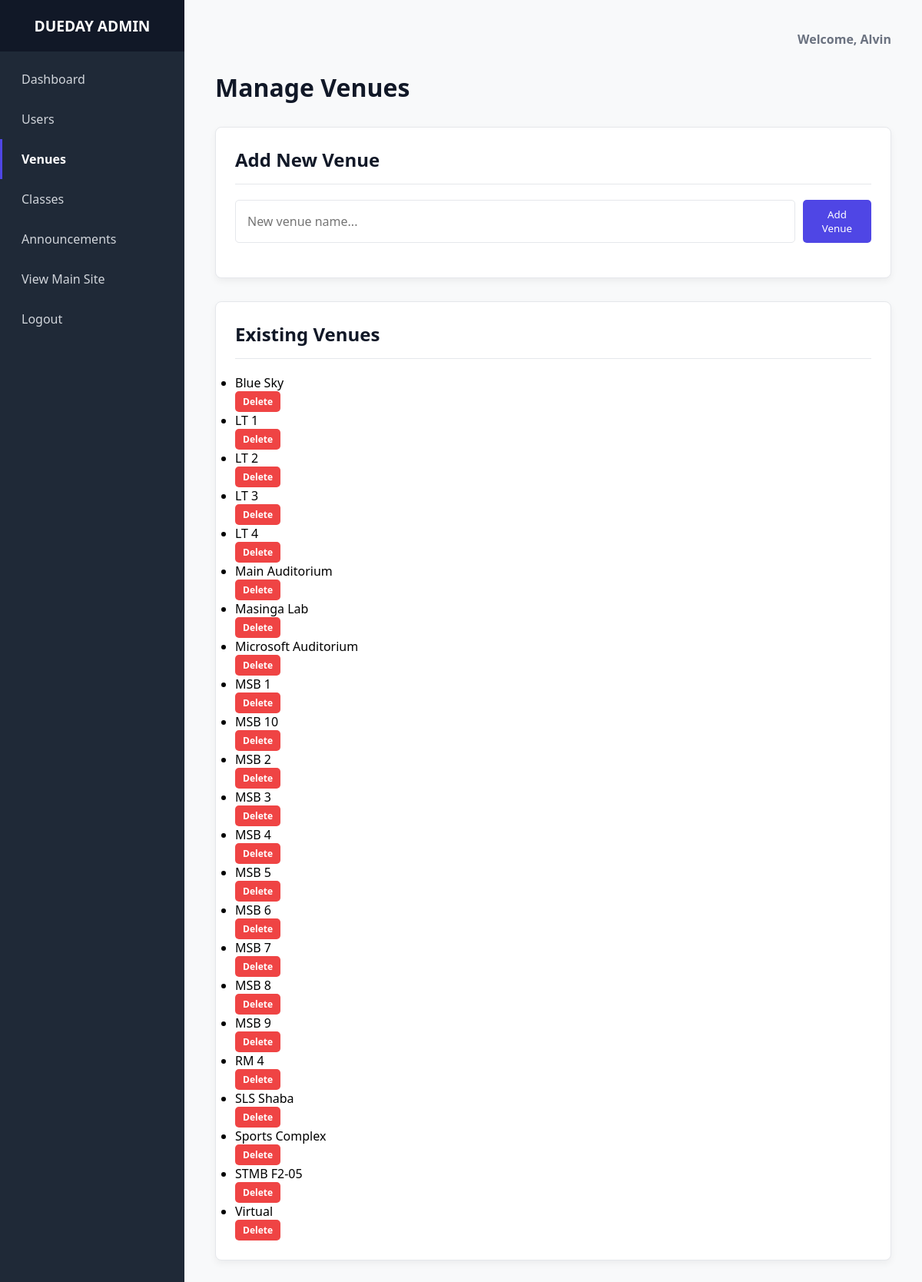
The app's page /admin/admin_venues.php (signed in) with its own data.
### tables this page shows
CREATE TABLE `venues` (
  `Venue_ID` int(11) NOT NULL,
  `Venue_Name` varchar(100) NOT NULL
);

### admin/admin_venues.php (the view, shortened to what this page needs)
<?php
require_once 'templates/header.php';
$venues = $conn->query("SELECT * FROM Venues ORDER BY Venue_Name ASC")->fetch_all(MYSQLI_ASSOC);
?>
<head>
</head>
<h1 class="page-title">Manage Venues</h1>
<div class="widget">
    <h3>Add New Venue</h3>
    <form method="POST" action="admin_venues.php" class="widget-form">
        <input type="text" name="venue_name" class="form-input" placeholder="New venue name..." required>
        <button type="submit" class="action-button">Add Venue</button>
    </form>
</div>
<div class="management-section">
    <h2>Existing Venues</h2>
    <ul class="widget-list">
        <?php foreach ($venues as $venue): ?>
            <li class="widget-list-item">
                <span><?php echo htmlspecialchars($venue['Venue_Name']); ?></span>
                <form method="POST" action="admin_venues.php" data-confirm="Are you sure? Deleting a venue may affect existing events.">
                    <button type="submit" class="table-action-btn delete">Delete</button>
                </form>
            </li>
        <?php endforeach; ?>
    </ul>
</div>
<?php require_once 'templates/footer.php'; ?>

### assets/css/admin.css (style rules this page uses)
:root { --admin-bg: #f8f9fa; --sidebar-bg: #1f2937; --sidebar-text: #d1d5db; --sidebar-hover-bg: #374151; --sidebar-active-bg: #4f46e5; --card-bg: #ffffff; --card-shadow: rgba(0, 0, 0, 0.05); --border-color: #e5e7eb; --header-text: #111827; --subtle-text: #6b7280; --blue-accent: #4f46e5; --red-accent: #ef4444; --green-accent: #22c55e; --amber-accent: #f59e0b; }
* { margin: 0; padding: 0; box-sizing: border-box; font-family: system-ui, -apple-system, BlinkMacSystemFont, 'Segoe UI', Roboto, Oxygen, Ubuntu, Cantarell, 'Open Sans', 'Helvetica Neue', sans-serif; }
body { background-color: var(--admin-bg); }
.page-title { font-size: 2rem; color: var(--header-text); margin-bottom: 30px; }
.management-section, .widget { background-color: var(--card-bg); padding: 25px; border-radius: 8px; box-shadow: 0 4px 10px var(--card-shadow); border: 1px solid var(--border-color); margin-bottom: 30px; }
.management-section h2, .widget h3 { font-size: 1.5rem; margin-bottom: 20px; padding-bottom: 15px; border-bottom: 1px solid var(--border-color); color: var(--header-text); }
.table-action-btn { padding: 5px 10px; border-radius: 5px; cursor: pointer; font-size: 12px; font-weight: 600; text-decoration: none; border: none; display: inline-block; color: white; }
.table-action-btn.delete { background-color: var(--red-accent); }
.form-input { width: 100%; padding: 10px 15px; border: 1px solid var(--border-color); border-radius: 5px; font-size: 1rem; }
.widget-form { display: flex; gap: 10px; margin-bottom: 20px; }
.widget-form input { flex-grow: 1; }
.widget-form button, .action-button { background-color: var(--blue-accent); color: white; border: none; border-radius: 5px; padding: 10px 15px; cursor: pointer; transition: background-color 0.2s; font-weight: 500; }

### records on screen
venues: Venue_Name "Blue Sky"
venues: Venue_Name "LT 1"
venues: Venue_Name "LT 2"
venues: Venue_Name "LT 3"
venues: Venue_Name "LT 4"
venues: Venue_Name "Main Auditorium"
venues: Venue_Name "Masinga Lab"
venues: Venue_Name "Microsoft Auditorium"
venues: Venue_Name "MSB 1"
venues: Venue_Name "MSB 10"
venues: Venue_Name "MSB 2"
venues: Venue_Name "MSB 3"
venues: Venue_Name "MSB 4"
venues: Venue_Name "MSB 5"
venues: Venue_Name "MSB 6"
venues: Venue_Name "MSB 7"
venues: Venue_Name "MSB 8"
venues: Venue_Name "MSB 9"
venues: Venue_Name "RM 4"
venues: Venue_Name "SLS Shaba"
venues: Venue_Name "Sports Complex"
venues: Venue_Name "STMB F2-05"
venues: Venue_Name "Virtual"

### other values on screen
$admin_name "Alvin"
